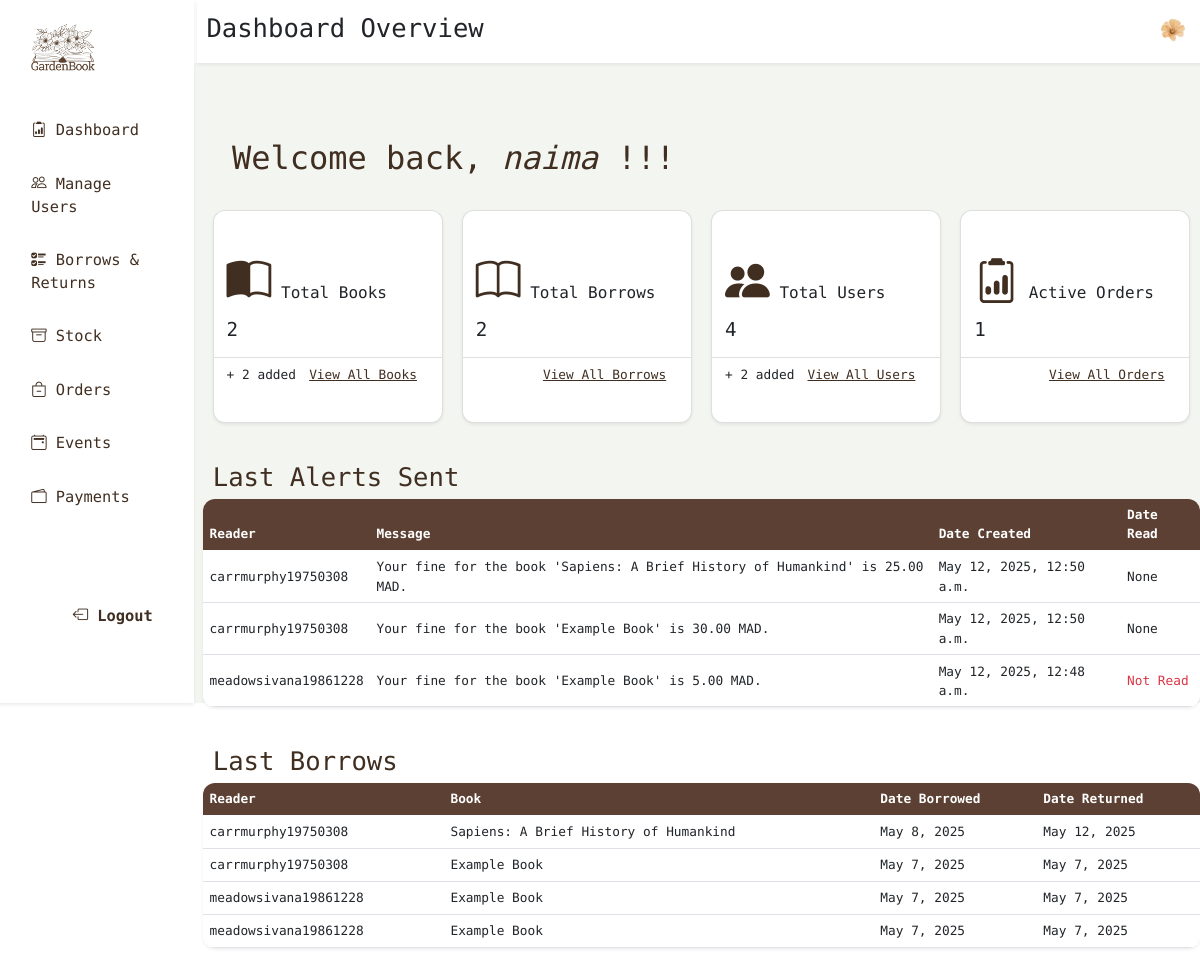
Screenshot of /dashboard (signed in) with the database file from the repository.
### theApp/models.py (models this page shows, shortened)
class Person(AbstractUser):
    cin = models.CharField(max_length=20, unique=True, default="")
    profile_pic = models.ImageField(upload_to='profile_pics/', null=True, blank=True)
    first_name = models.CharField(max_length=50)
    last_name = models.CharField(max_length=50)
    role = models.CharField(max_length=20,choices=RoleName.choices, default=RoleName.READER)
    dob = models.DateField(null=True, blank=True)
    phone = models.CharField(max_length=15, null=True, blank=True)
    status = models.CharField(max_length=20, choices=MembershipStatus.choices, default=MembershipStatus.ACTIVE)
    address = models.CharField(max_length=255, null=True, blank=True)
    city = models.CharField(max_length=100, null=True, blank=True)
    postal_code = models.CharField(max_length=20, null=True, blank=True)
    country = models.CharField(max_length=100, null=True, blank=True)
    bio = models.CharField(max_length=300, null=True, blank=True)
    unread_alerts = models.IntegerField(default=0)
    class Meta:
        ordering = ['-date_joined']

class Alert(models.Model):
    user = models.ForeignKey(Person, on_delete=models.CASCADE)
    title = models.CharField(max_length=255, default="")
    message = models.TextField()
    date_created = models.DateTimeField(auto_now_add=True)
    date_read = models.DateTimeField(null=True, blank=True)
    is_read = models.BooleanField(default=False)

class Borrow(models.Model):
    borrower = models.ForeignKey(Person, on_delete=models.CASCADE)
    book = models.ForeignKey(Book, on_delete=models.CASCADE)
    borrow_date = models.DateField(auto_now_add=True)
    due_date = models.DateField(default=date.today() + timedelta(days=15))
    return_date = models.DateField(null=True, blank=True)
    fine = models.DecimalField(max_digits=5, decimal_places=2, null=True, blank=True)# the fine should be updated every day
    is_fine_paid = models.BooleanField(default=False)
    returned = models.BooleanField(default=False)

class Book(models.Model):
    ISBN = models.CharField(max_length=13, unique=True)
    cover = models.ImageField(upload_to='book_covers/', null=True, blank=True, default="book_covers/default_cover.webp") # 'ImageField' handels image uploads
    title = models.CharField(max_length=255,default="")
    author = models.CharField(max_length=255,default="")
    edition = models.CharField(max_length=255,default="")
    availability = models.CharField(max_length=30,choices=Availability.choices, default=Availability.AVAILABLE)
    publication_year = models.IntegerField(default=0)
    nbPage = models.IntegerField(default="")
    lang = models.CharField(max_length=244,default="")
    genres = models.ManyToManyField(Genre)
    keywords = models.CharField(max_length=244,default="")
    description = models.CharField(max_length=244,default="")
    audience = models.CharField(max_length=20, choices=AudienceType.choices, default="")
    review = models.IntegerField(default=0, validators=[
            MinValueValidator(0),
            MaxValueValidator(10)
        ])
    nb_borrows = models.IntegerField(default=0)
    date_creation = models.DateField(auto_now_add=True)
    date_modification = models.DateField(auto_now=True)
    is_reserved = models.BooleanField(default=False)

### theApp/views.py (the view)
# urls.py: path('dashboard', views.dashboard, name='dashboard'),
@login_required(login_url='login')
@role_required(['Administrator', 'Librarian'])  # Optional, use only if role-based access is needed
def dashboard(request):
    now = timezone.now()
    start_of_month = now.replace(day=1)
    total_books = Book.objects.count()
    new_monthly_stock = Book.objects.filter(date_creation__gte=start_of_month).count()
    total_users = Person.objects.count()
    active_orders = Order.objects.filter(status='Pending').count()
    alerts = Alert.objects.select_related('user').order_by('-date_created')[:5]
    borrows = Borrow.objects.select_related('borrower', 'book').order_by('-borrow_date')[:5]
    context = {
        'total_books': total_books,
        'new_monthly_stock': new_monthly_stock,
        'total_users': total_users,
        'active_orders': active_orders,
        'alerts': alerts,
        'borrows': borrows,
    }
    return render(request, 'dashboard.html', context)

### templates/dashboard.html (shortened to what this page needs)
{% extends 'baseLibrarian.html' %}
{% block page %} Dashboard Overview {% endblock %}
{% block content %}
<div class="container-fluid mt-4">
  <div class="row my-2 p-4">
    <h1 class="text-brown">Welcome back, <em> {{ request.user.username }} </em> !!!</h1>
  </div>
  <div class="row g-4 dashboard-cards">
    <div class="col-md-3">
      <div class="card shadow-sm py-4 rounded-20">
        <div class="card-body">
          <h5 class="card-title mt-3">
            <i class="bi bi-book-half display-4 text-brown"></i>
            Total Books
          </h5>
          <p class="card-text fs-4">{{ total_books }}</p>
        </div>
        <div class="card-footer d-flex justify-content-between bg-white align-items-center">
          <p><span>+ {{ new_monthly_stock }}</span> added</p>
          <p><a href="{% url 'stock' %}" class=" text-underline">View All Books</a></p>
        </div>
      </div>
    </div>
    <div class="col-md-3">
      <div class="card shadow-sm py-4 rounded-20">
        <div class="card-body">
          <h5 class="card-title mt-3">
            <i class="bi bi-book display-4 text-brown"></i>
            Total Borrows
          </h5>
          <p class="card-text fs-4">{{ total_books }}</p>
        </div>
        <div class="card-footer d-flex justify-content-end bg-white align-items-center">
          <p><a href="{% url 'borrows-returns' %}" class=" text-underline">View All Borrows</a></p>
        </div>
      </div>
    </div>
    <div class="col-md-3">
      <div class="card shadow-sm py-4 rounded-20">
        <div class="card-body">
          <h5 class="card-title mt-3">
            <i class="bi bi-people-fill display-4 text-brown"></i>
            Total Users
          </h5>
          <p class="card-text fs-4">{{ total_users }}</p>
        </div>
        <div class="card-footer d-flex justify-content-between bg-white align-items-center">
          <p><span>+ {{ new_monthly_stock }}</span> added</p>
          <p><a href="{% url 'manage-users' %}" class=" text-underline">View All Users</a></p>
        </div>
      </div>
    </div>
    <div class="col-md-3">
      <div class="card shadow-sm py-4 rounded-20">
        <div class="card-body">
          <h5 class="card-title mt-3">
            <i class="bi bi-clipboard2-data display-4 text-brown"></i>
            Active Orders
          </h5>
          <p class="card-text fs-4">{{ active_orders }}</p>
        </div>
        <div class="card-footer d-flex justify-content-end bg-white align-items-center">
          <p><a href="{% url 'orders' %}" class=" text-underline">View All Orders</a></p>
        </div>
      </div>
    </div>
  </div>
  <div class="row mt-5">
    <div class="col-md-12">
      <h2 class="text-brown">Last Alerts Sent</h2>
    </div>
    <div class="overflow-hidden shadow-sm p-0 rounded-20">
      <table class="table table-hover align-middle m-0">
        <thead class="bg-brown text-white">
          <tr>
            <th>Reader</th>
            <th>Message</th>
            <th>Date Created</th>
            <th>Date Read</th>
          </tr>
        </thead>
        <tbody class="bg-white">
          {% for alert in alerts %}
          <tr>
            <td>
                {{ alert.user.username }}
            </td>
            <td>{{ alert.message }}</td>
            <td>{{ alert.date_created }}</td>
            <td>
              {% if alert.is_read %}
              {{ alert.date_read }}
              {% else %}
              <span class="text-danger">Not Read</span>
              {% endif %}
            </td>
          </tr>
          {% endfor %}
        </tbody>
      </table>
    </div>
  </div>
  <div class="row mt-5">
    <div class="col-md-12">
      <h2 class="text-brown">Last Borrows</h2>
    </div>
    <div class="overflow-hidden shadow-sm p-0 rounded-20">
      <table class="table table-hover align-middle m-0">
        <thead class="bg-brown text-white">
          <tr>
            <th>Reader</th>
            <th>Book</th>
            <th>Date Borrowed</th>
            <th>Date Returned</th>
          </tr>
        </thead>
        <tbody class="bg-white">
          {% for borrow in borrows %}
          <tr>
            <td>
                {{ borrow.borrower.username }}
            </td>
            <td>
              {{  borrow.book.title }}
            </td>
            <td>
              {{ borrow.borrow_date }}
            </td>
            <td>
              {% if borrow.returned %}
              {{ borrow.return_date }}
              {% else %}
              <span class="text-danger">Not Returned</span>
              {% endif %}
            </td>
          </tr>
          {% endfor %}
        </tbody>
      </table>
    </div>
  </div>
</div>
{% endblock %}

### templates/baseLibrarian.html (shortened to what this page needs)
{% load static %}
<!DOCTYPE html>
<html lang="en">
<head>
  <link href="{% static 'assets/dist/css/bootstrap.min.css' %}" rel="stylesheet">
  <link rel="stylesheet" href="{% static 'css/base.css' %}">
</head>
<body>
  <div class="row" style="height: 100vh;">
    <header class="col-md-2 shadow-sm" style="font-size: larger;">
      <aside class="d-flex flex-column justify-content-between vh-100 p-3 mx-2">
        <div class="mb-4">
          <a href="{% url 'dashboard' %}" class="d-flex align-items-center mb-2 text-brown text-decoration-none">
            <img src="{% static 'assets/brand/_logo-nobg.png' %}" class="me-2" width="80" height="80" role="img"
              aria-label="GardenBook">
          </a>
        </div>
        <div class="d-flex flex-column" style="margin-bottom: auto;">
          <a href="{% url 'dashboard' %}" class="mb-4">
            <i class="bi bi-clipboard2-data"></i> Dashboard
          </a>
          <a href="{% url 'manage-users' %}" class="mb-4">
            <i class="bi bi-people"></i> Manage Users
          </a>
          <a href="{% url 'borrows-returns' %}" class="mb-4">
            <i class="bi bi-ui-checks"></i> Borrows & Returns
          </a>
          <a href="{% url 'stock' %}" class="mb-4">
            <i class="bi bi-archive"></i> Stock
          </a>
          <a href="{% url 'orders' %}" class="mb-4">
            <i class="bi bi-bag-dash"></i> Orders
          </a>
          <a href="{% url 'manage-event' %}" class="mb-4">
            <i class="bi bi-calendar2-event"></i> Events
          </a>
          <a href="{% url 'manage-payment' %}" class="mb-4">
            <i class="bi bi-wallet2"></i> Payments
          </a>
        </div>
        <div class="text-end mt-auto">
          <a href="{% url 'logout' %}" style="font-weight: bolder;">
            <i class="bi bi-box-arrow-left"></i> Logout
          </a>
        </div>
      </aside>
    </header>
    <main class="col px-0">
      <div class="row py-3 mx-1 shadow-sm">
        <div class="col-6">
          <h2>{% block page%} Current page name {% endblock page %}</h2>
        </div>
        <div class="col-6 d-flex justify-content-end">
          <a href="{% url 'dashboard' %}">
            <img src="{{ request.user.profile_pic.url }}" alt="Profile" class="rounded-circle"
              style="height: 30px; width: 30px;">
          </a>
        </div>
      </div>
      <div class="py-5 bg-green-soft" style="height: 100vh;">
        {% block content %}
        {% endblock content %}
      </div>
    </main>
  </div>
</body>
</html>

### static/css/base.css (style rules this page uses)
body { font-family: "Geist Mono", sans-serif; padding: 0; margin: 0; min-height: 100vh; zoom: 0.8; }
.bg-green-soft { background: #aabda028 !important; }
.bg-brown { background: #5c4033 !important; }
.text-brown { color: #402e21; }
a { text-decoration: none; padding: 7px 15px; }
header a { color: #402e21; }
.rounded-20 { border-radius: 15px; }

### rows the page displays
Person: user.profile_pic (picture), user.username "naima"
Alert: user.username "carrmurphy19750308", message "Your fine for the book 'Sapiens: A Brief History of Humankind' is 25.00 MAD.", date_created "May 12, 2025, 12:50 a.m.", date_read "None"
Alert: user.username "carrmurphy19750308", message "Your fine for the book 'Example Book' is 30.00 MAD.", date_created "May 12, 2025, 12:50 a.m.", date_read "None"
Alert: user.username "meadowsivana19861228", message "Your fine for the book 'Example Book' is 5.00 MAD.", date_created "May 12, 2025, 12:48 a.m.", is_read "Not Read"
Borrow: borrower.username "carrmurphy19750308", book "Sapiens: A Brief History of Humankind", borrow_date "May 8, 2025", return_date "May 12, 2025"
Borrow: borrower.username "carrmurphy19750308", book "Example Book", borrow_date "May 7, 2025", return_date "May 7, 2025"
Borrow: borrower.username "meadowsivana19861228", book "Example Book", borrow_date "May 7, 2025", return_date "May 7, 2025"
Borrow: borrower.username "meadowsivana19861228", book "Example Book", borrow_date "May 7, 2025", return_date "May 7, 2025"

### other values shown
{{ total_books }} "2"
{{ new_monthly_stock }} "2"
{{ total_users }} "4"
{{ active_orders }} "1"
